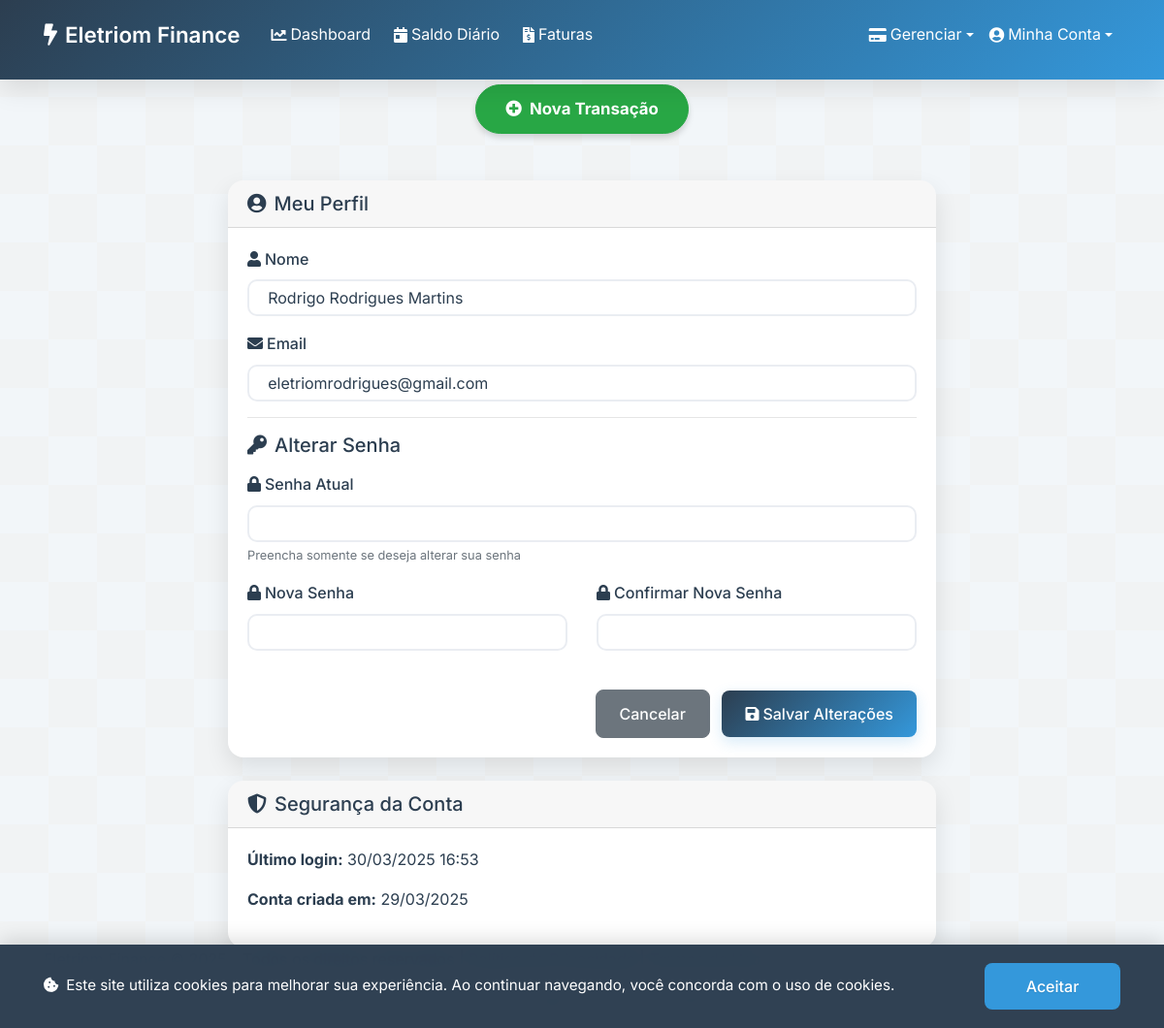
The app's page /profile (signed in), older data.
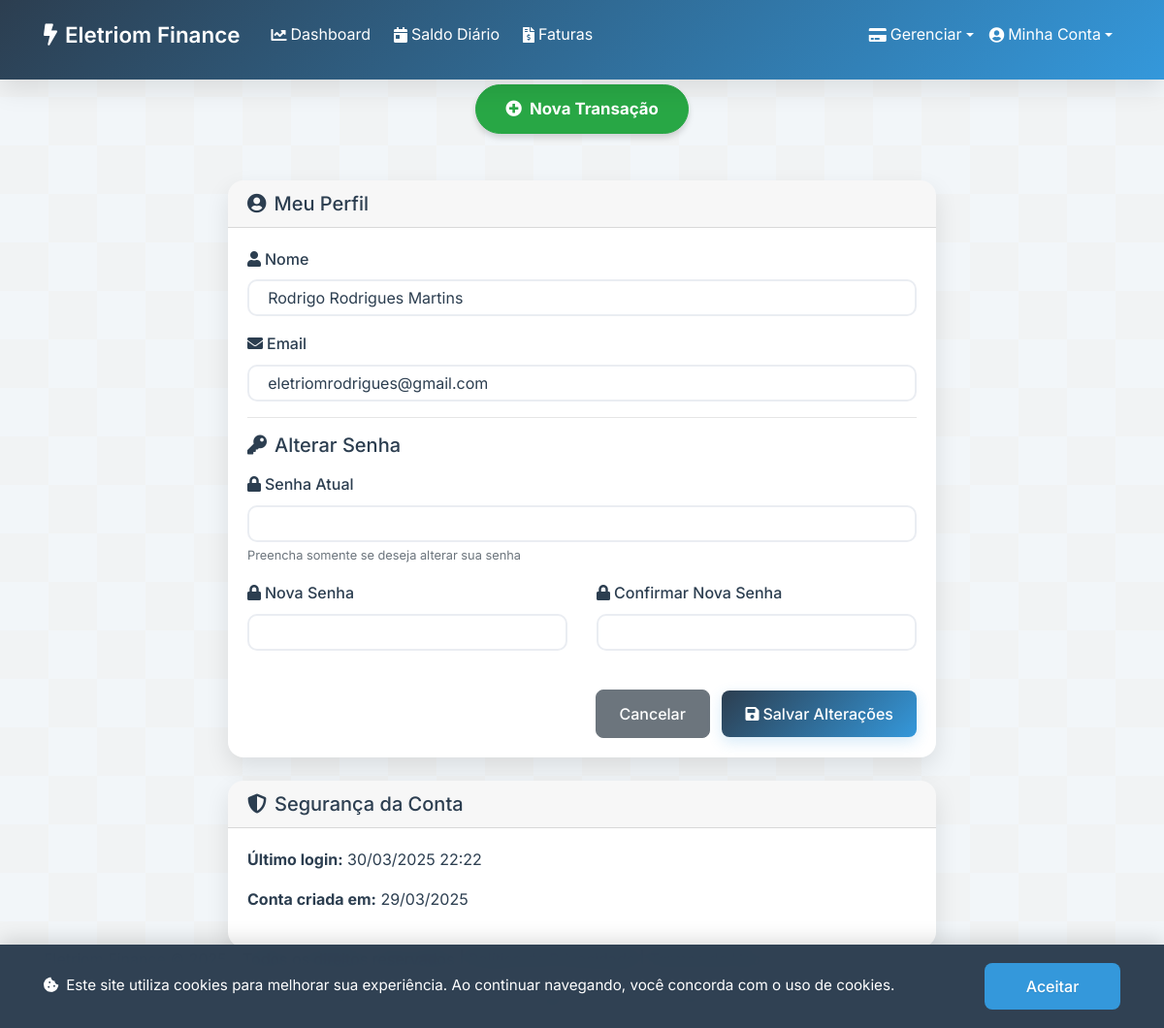
The same page, newer data.
### app.py (models this page shows, shortened)
class User(db.Model, UserMixin):
    id = db.Column(db.Integer, primary_key=True)
    name = db.Column(db.String(100), nullable=False)
    email = db.Column(db.String(100), unique=True, nullable=False)
    password_hash = db.Column(db.String(200), nullable=False)
    created_at = db.Column(db.DateTime, default=datetime.now)
    last_login = db.Column(db.DateTime, nullable=True)
    active = db.Column(db.Boolean, default=True)
    transactions = db.relationship('Transaction', backref='user', lazy=True)
    credit_cards = db.relationship('CreditCard', backref='user', lazy=True)

### app.py (the view, shortened to what this page needs)
@app.route('/profile', methods=['GET', 'POST'])
@login_required
def profile():
    return render_template('profile.html')

### app.py (called while the page is built)
@login_manager.user_loader
def load_user(user_id):
    return db.session.get(User, int(user_id))

### templates/profile.html
{% extends "base.html" %}
{% block content %}
<div class="row justify-content-center">
  <div class="col-md-8">
    <div class="card">
      <div class="card-header d-flex justify-content-between align-items-center">
        <h5 class="mb-0"><i class="fas fa-user-circle mr-2"></i>Meu Perfil</h5>
      </div>
      <div class="card-body">
        <form method="POST" action="{{ url_for('profile') }}">
          <div class="form-group">
            <label for="name"><i class="fas fa-user mr-1"></i>Nome</label>
            <input type="text" class="form-control" id="name" name="name" value="{{ current_user.name }}" required>
          </div>
          <div class="form-group">
            <label for="email"><i class="fas fa-envelope mr-1"></i>Email</label>
            <input type="email" class="form-control" id="email" name="email" value="{{ current_user.email }}" required>
          </div>
          <hr>
          <h5 class="mb-3"><i class="fas fa-key mr-2"></i>Alterar Senha</h5>
          <div class="form-group">
            <label for="current_password"><i class="fas fa-lock mr-1"></i>Senha Atual</label>
            <input type="password" class="form-control" id="current_password" name="current_password">
            <small class="form-text text-muted">Preencha somente se deseja alterar sua senha</small>
          </div>
          <div class="row">
            <div class="col-md-6">
              <div class="form-group">
                <label for="new_password"><i class="fas fa-lock mr-1"></i>Nova Senha</label>
                <input type="password" class="form-control" id="new_password" name="new_password">
              </div>
            </div>
            <div class="col-md-6">
              <div class="form-group">
                <label for="new_password2"><i class="fas fa-lock mr-1"></i>Confirmar Nova Senha</label>
                <input type="password" class="form-control" id="new_password2" name="new_password2">
              </div>
            </div>
          </div>
          <div class="text-right mt-4">
            <a href="{{ url_for('index') }}" class="btn btn-secondary mr-2">Cancelar</a>
            <button type="submit" class="btn btn-primary"><i class="fas fa-save mr-1"></i>Salvar Alterações</button>
          </div>
        </form>
      </div>
    </div>
    <div class="card mt-4">
      <div class="card-header d-flex justify-content-between align-items-center">
        <h5 class="mb-0"><i class="fas fa-shield-alt mr-2"></i>Segurança da Conta</h5>
      </div>
      <div class="card-body">
        <p>
          <strong>Último login:</strong>
          {% if current_user.last_login %}
            {{ current_user.last_login.strftime("%d/%m/%Y %H:%M") }}
          {% else %}
            Não disponível
          {% endif %}
        </p>
        <p>
          <strong>Conta criada em:</strong>
          {{ current_user.created_at.strftime("%d/%m/%Y") }}
        </p>
      </div>
    </div>
  </div>
</div>
{% endblock %}

### templates/base.html (shortened to what this page needs)
<!DOCTYPE html>
<html lang="pt-br">
<head>
  <link rel="stylesheet" href="https://maxcdn.bootstrapcdn.com/bootstrap/4.5.2/css/bootstrap.min.css">
  <link rel="stylesheet" href="{{ url_for('static', filename='style.css') }}">
  <link href="https://cdnjs.cloudflare.com/ajax/libs/font-awesome/5.15.4/css/all.min.css" rel="stylesheet">
</head>
<body>
  <div class="cookie-banner">
    <div class="container">
      <p><i class="fas fa-cookie-bite mr-2"></i>Este site utiliza cookies para melhorar sua experiência. Ao continuar navegando, você concorda com o uso de cookies.</p>
      <button class="btn btn-accept-cookies">Aceitar</button>
    </div>
  </div>
  <nav class="navbar navbar-expand-lg navbar-dark">
    <div class="container position-relative">
      <a class="navbar-brand mr-4" href="{{ url_for('index') }}"><i class="fas fa-bolt mr-2"></i>Eletriom Finance</a>
      <div class="collapse navbar-collapse" id="navbarNav">
        <ul class="navbar-nav mr-auto">
          <li class="nav-item mr-2"><a class="nav-link" href="{{ url_for('index') }}"><i class="fas fa-chart-line mr-1"></i> Dashboard</a></li>
          <li class="nav-item mr-2"><a class="nav-link" href="{{ url_for('daily_balance') }}"><i class="fas fa-calendar-day mr-1"></i> Saldo Diário</a></li>
          <li class="nav-item mr-2"><a class="nav-link" href="{{ url_for('pending_invoices') }}"><i class="fas fa-file-invoice-dollar mr-1"></i> Faturas</a></li>
        </ul>
        <ul class="navbar-nav ml-auto">
          <li class="nav-item dropdown">
            <a class="nav-link dropdown-toggle" href="#" id="financeDropdown" role="button" data-toggle="dropdown" aria-haspopup="true" aria-expanded="false">
              <i class="fas fa-credit-card mr-1"></i> Gerenciar
            </a>
          </li>
          <li class="nav-item dropdown">
            <a class="nav-link dropdown-toggle" href="#" id="userDropdown" role="button" data-toggle="dropdown" aria-haspopup="true" aria-expanded="false">
              <i class="fas fa-user-circle mr-1"></i> Minha Conta
            </a>
          </li>
        </ul>
      </div>
    </div>
  </nav>
  <div class="container btn-container text-center">
    <a href="{{ url_for('add_transaction') }}" class="btn btn-success btn-nova-transacao"><i class="fas fa-plus-circle mr-1"></i> Nova Transação</a>
  </div>
  <div class="container mt-5">
    {% block content %}{% endblock %}
  </div>
  <footer class="lgpd-footer">
    <div class="container">
      <p>Eletriom Finance © 2025 - Todos os direitos reservados | <a href="{{ url_for('privacy_policy') }}">Política de Privacidade</a> | <a href="{{ url_for('terms_of_use') }}">Termos de Uso</a></p>
      <p>Conforme a Lei Geral de Proteção de Dados (LGPD), garantimos a segurança e privacidade dos seus dados.</p>
    </div>
  </footer>
</body>
</html>

### static/style.css (style rules this page uses)
:root { --primary-color: #2c3e50; --secondary-color: #34495e; --accent-color: #3498db; --success-color: #2ecc71; --danger-color: #e74c3c; --text-color: #2c3e50; --light-bg: #f8f9fa; --border-color: #dee2e6; --primary-gradient: linear-gradient(135deg, #2c3e50, #3498db); --secondary-gradient: linear-gradient(135deg, #3498db, #2ecc71); --box-shadow: 0 10px 25px rgba(0, 0, 0, 0.1); --text-shadow: 0 1px 2px rgba(0, 0, 0, 0.1); }
* { margin: 0; padding: 0; box-sizing: border-box; }
body { font-family: 'Inter', -apple-system, BlinkMacSystemFont, sans-serif; line-height: 1.6; color: var(--text-color); }
.navbar { box-shadow: var(--box-shadow); background: var(--primary-gradient); padding: 15px 0 25px 0; margin-bottom: 15px; position: relative; z-index: 50; display: flex; align-items: center; }
.navbar-nav { align-items: center; }
.navbar-nav .nav-item { display: flex; align-items: center; height: 100%; }
.navbar .nav-link { padding-top: 0.5rem; padding-bottom: 0.5rem; height: 100%; display: flex; align-items: center; white-space: nowrap; }
.navbar-brand { display: flex; align-items: center; padding-top: 0; padding-bottom: 0; height: 100%; }
.navbar-dark .navbar-brand, .navbar-dark .nav-link { color: white !important; }
.navbar-brand { font-weight: 600; font-size: 1.4rem; }
.card { border: none; border-radius: 16px; box-shadow: var(--box-shadow); transition: all 0.3s ease; overflow: hidden; }
.form-control { border-radius: 10px; border: 2px solid #eaedf2; padding: 0.75rem 1.2rem; transition: all 0.3s ease; color: var(--text-color); background-color: white; font-size: 1rem; }
.form-group label { font-weight: 500; margin-bottom: 0.5rem; }
.btn { border-radius: 8px; padding: 0.75rem 1.5rem; font-weight: 500; transition: transform 0.2s; }
.btn-primary { background: var(--primary-gradient); border: none; box-shadow: 0 5px 15px rgba(52, 152, 219, 0.2); }
.cookie-banner { position: fixed; bottom: 0; left: 0; right: 0; background: rgba(44, 62, 80, 0.98); color: white; padding: 1.2rem 0; z-index: 9999; transform: translateY(100%); transition: transform 0.3s cubic-bezier(0.4, 0, 0.2, 1); box-shadow: 0 -4px 20px rgba(0, 0, 0, 0.15); backdrop-filter: blur(10px); -webkit-backdrop-filter: blur(10px); }
.cookie-banner.show { transform: translateY(0); }
.cookie-banner .container { display: flex; justify-content: space-between; align-items: center; gap: 1.5rem; flex-wrap: wrap; }
.cookie-banner p { margin: 0; font-size: 0.95rem; line-height: 1.5; flex: 1; min-width: 200px; }
.btn-accept-cookies { white-space: nowrap; background: var(--accent-color); border: none; padding: 0.75rem 2rem; transition: all 0.2s cubic-bezier(0.4, 0, 0.2, 1); border-radius: 8px; font-weight: 500; min-width: 140px; color: white; text-shadow: 0 1px 1px rgba(0, 0, 0, 0.1); }
.position-relative { position: relative; }
.btn-container { margin-top: -10px; margin-bottom: 20px; position: relative; z-index: 40; }
.btn-nova-transacao { font-weight: bold; padding: 12px 30px; font-size: 1.05rem; box-shadow: 0 4px 6px rgba(0,0,0,0.15); border-radius: 30px; transition: all 0.3s ease; white-space: nowrap; }

Row changes from the older to the newer data that the page shows:
changed User "Rodrigo Rodrigues Martins": last_login "30/03/2025 16:53" → "30/03/2025 22:22"
